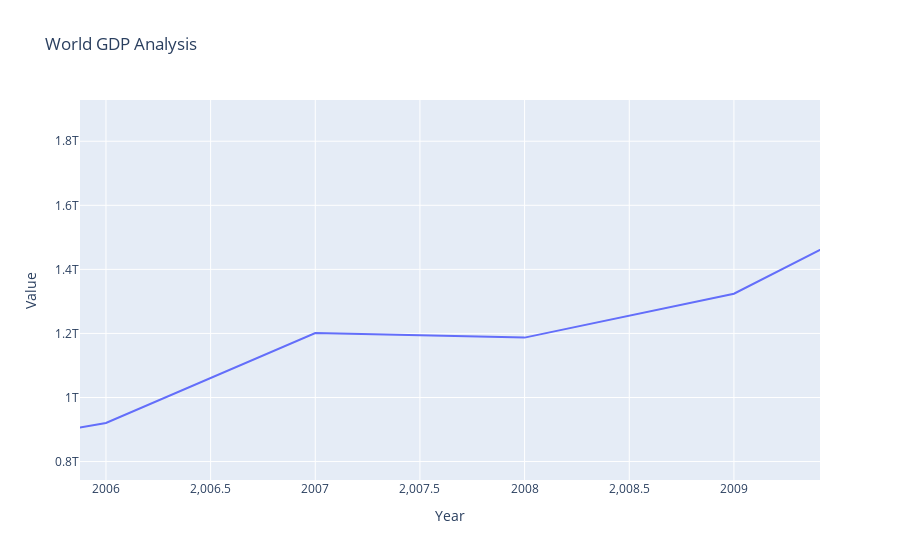

Notebook cell for this chart:
### Code cell
fig=px.line(df, x='Year', y='Value', title='World GDP Analysis')
fig
